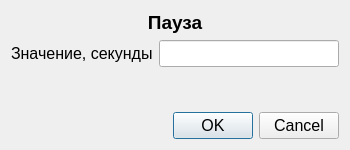
<?xml version="1.0" encoding="UTF-8"?>
<ui version="4.0">
 <class>SMLPauseDialog</class>
 <widget class="QDialog" name="SMLPauseDialog">
  <property name="geometry">
   <rect>
    <x>0</x>
    <y>0</y>
    <width>350</width>
    <height>150</height>
   </rect>
  </property>
  <property name="font">
   <font>
    <pointsize>12</pointsize>
   </font>
  </property>
  <property name="windowTitle">
   <string>Пауза</string>
  </property>
  <property name="toolTip">
   <string>&lt;html&gt;&lt;head/&gt;&lt;body&gt;&lt;p align=&quot;justify&quot;&gt;&lt;span style=&quot; font-size:12pt;&quot;&gt;Быстрая клавиша &lt;/span&gt;&lt;span style=&quot; font-size:12pt; color:#3300ff;&quot;&gt;P &lt;/span&gt;&lt;span style=&quot; font-size:12pt;&quot;&gt;&lt;br/&gt;ПАУЗА [&lt;/span&gt;&lt;span style=&quot; font-size:12pt; font-weight:600;&quot;&gt;СЕКУНД&lt;/span&gt;&lt;span style=&quot; font-size:12pt;&quot;&gt;] &lt;br/&gt;Задание паузы на заданное количество секунд. &lt;/span&gt;&lt;/p&gt;&lt;/body&gt;&lt;/html&gt;</string>
  </property>
  <property name="whatsThis">
   <string>&lt;html&gt;&lt;head/&gt;&lt;body&gt;&lt;p align=&quot;justify&quot;&gt;&lt;span style=&quot; font-size:12pt;&quot;&gt;Быстрая клавиша &lt;/span&gt;&lt;span style=&quot; font-size:12pt; color:#3300ff;&quot;&gt;P &lt;/span&gt;&lt;span style=&quot; font-size:12pt;&quot;&gt;&lt;br/&gt;ПАУЗА [&lt;/span&gt;&lt;span style=&quot; font-size:12pt; font-weight:600;&quot;&gt;СЕКУНД&lt;/span&gt;&lt;span style=&quot; font-size:12pt;&quot;&gt;] &lt;br/&gt;Задание паузы на заданное количество секунд. &lt;/span&gt;&lt;/p&gt;&lt;/body&gt;&lt;/html&gt;</string>
  </property>
  <layout class="QGridLayout" name="gridLayout">
   <item row="1" column="0">
    <widget class="QLabel" name="pauseValueLabel">
     <property name="text">
      <string>Значение, секунды</string>
     </property>
    </widget>
   </item>
   <item row="1" column="1">
    <widget class="QLineEdit" name="pauseValueLineEdit"/>
   </item>
   <item row="3" column="0" colspan="2">
    <spacer name="verticalSpacer">
     <property name="orientation">
      <enum>Qt::Vertical</enum>
     </property>
     <property name="sizeHint" stdset="0">
      <size>
       <width>20</width>
       <height>100</height>
      </size>
     </property>
    </spacer>
   </item>
   <item row="0" column="0" colspan="2">
    <widget class="QLabel" name="pauseTitleLabel">
     <property name="font">
      <font>
       <pointsize>14</pointsize>
       <weight>75</weight>
       <bold>true</bold>
      </font>
     </property>
     <property name="text">
      <string>Пауза</string>
     </property>
     <property name="alignment">
      <set>Qt::AlignCenter</set>
     </property>
    </widget>
   </item>
   <item row="4" column="0" colspan="2">
    <widget class="QDialogButtonBox" name="buttonBox">
     <property name="orientation">
      <enum>Qt::Horizontal</enum>
     </property>
     <property name="standardButtons">
      <set>QDialogButtonBox::Cancel|QDialogButtonBox::Ok</set>
     </property>
    </widget>
   </item>
  </layout>
 </widget>
 <resources/>
 <connections>
  <connection>
   <sender>buttonBox</sender>
   <signal>accepted()</signal>
   <receiver>SMLPauseDialog</receiver>
   <slot>accept()</slot>
   <hints>
    <hint type="sourcelabel">
     <x>248</x>
     <y>254</y>
    </hint>
    <hint type="destinationlabel">
     <x>157</x>
     <y>274</y>
    </hint>
   </hints>
  </connection>
  <connection>
   <sender>buttonBox</sender>
   <signal>rejected()</signal>
   <receiver>SMLPauseDialog</receiver>
   <slot>reject()</slot>
   <hints>
    <hint type="sourcelabel">
     <x>316</x>
     <y>260</y>
    </hint>
    <hint type="destinationlabel">
     <x>286</x>
     <y>274</y>
    </hint>
   </hints>
  </connection>
 </connections>
</ui>
